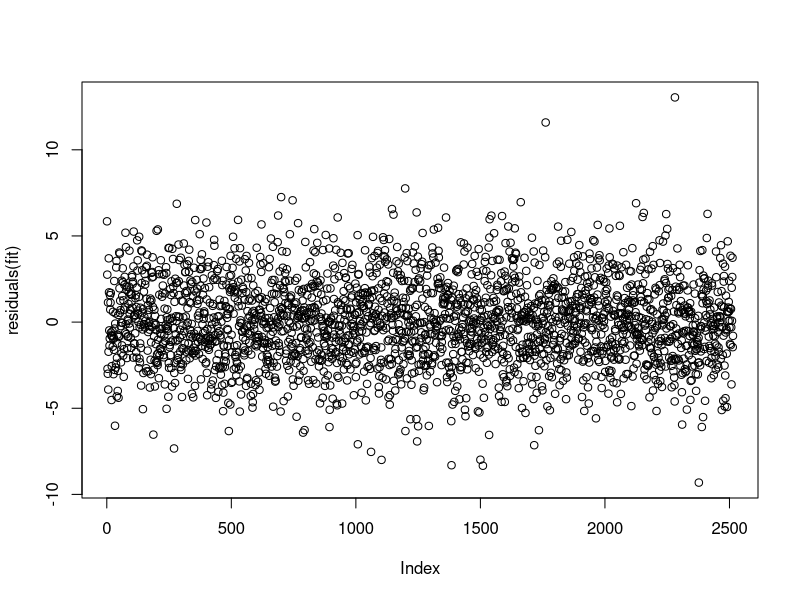
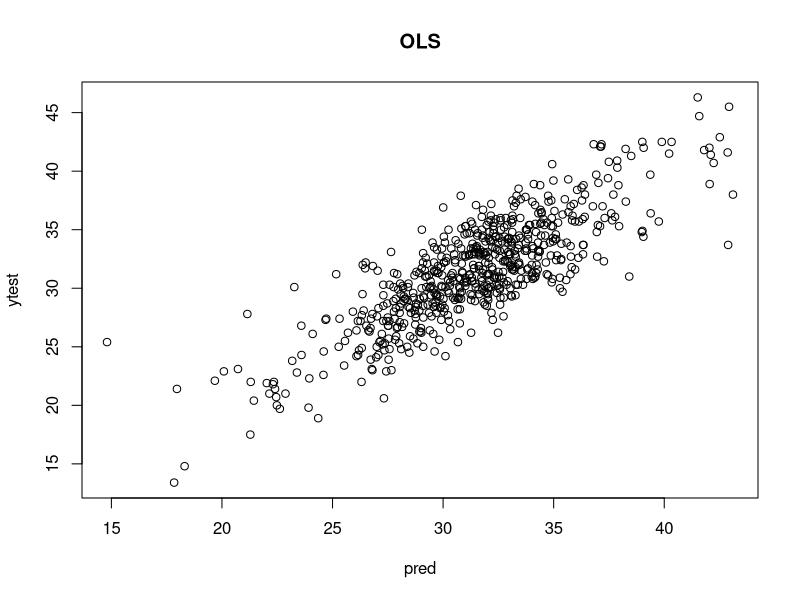

Generate these figures, in order, with R: (Note: a time limit stopped this script after it produced the figures.)

# Models ------------------------------------------------------------------
library(glmnet)

setwd("/Users/evanz/Dropbox/Spring 2018/Cis520/final proj/Pruned CV, Test, Train Sets")
CV1 <- read.csv("ObesityCVFold_1.csv")
CV2 <- read.csv("ObesityCVFold_2.csv")
CV3 <- read.csv("ObesityCVFold_3.csv")
CV4 <- read.csv("ObesityCVFold_4.csv")
CV5 <- read.csv("ObesityCVFold_5.csv")

Train <- read.csv("ObesityFullTrainSet.csv")
Test <- read.csv("ObesityTestSet.csv")

# OLS Linear Regression
ytest <- Test$PCT_OBESE_ADULTS13
ytrain <- Train$PCT_OBESE_ADULTS13

fit <- lm(`PCT_OBESE_ADULTS13` ~ . -1  ,data= Train)
summary(fit) # 99.54% adjusted R squared
coef(fit)
plot(residuals(fit))
MSE_Train <- mean((predict(fit,Train)- ytrain)^2) #5.74319

pred <- predict(fit, Test)
plot(pred, ytest)
title("OLS")

RMSE_Test <- sqrt(mean((pred- ytest)^2)) #6.67% Test Error

# BIC Minimizing OLS Linear Regression
library(MASS)

fitA <- lm(`PCT_OBESE_ADULTS13` ~ 0, data = Train)
AIC_glm<- MASS::stepAIC(fit, direction = 'both', scope = list(upper = fit, lower = fitA)) 

summary(AIC_glm)
MSE_Train <- mean((predict(AIC_glm,Train)- ytrain)^2)  #5.802%

pred <- predict(AIC_glm, Test)
plot(pred, ytest)

MSE_Test <- mean((pred- ytest)^2) #6.56% Test Error



# Ridge Regression - L2 ---------------------------------------------------

require(dplyr)
require(magrittr)

# Cross validation
lambda <- c(10^-5, 10^-4, 10^-3, 10^-2, 10^-1, 1, 10, 10^2)
ridge_er <- matrix(, nrow= 5, ncol =8)

A <- rbind(CV2, CV3, CV4, CV5) 
B <- rbind(CV1, CV3, CV4, CV5)
C <- rbind(CV1, CV2, CV4, CV5)
D <- rbind(CV1, CV2, CV3, CV5)
E <- rbind(CV1, CV2, CV3, CV4)
cv.train.list <- list(A,B,C,D,E)

cv.test.list <- list(CV1, CV2, CV3, CV4, CV5)

for (i in 1:5){
  train <- cv.train.list[[i]]
  test <- cv.test.list[[i]]
  ytrain <- train$PCT_OBESE_ADULTS13
  ytest <- test$PCT_OBESE_ADULTS13
  
  
  train %<>% select(-c(`PCT_OBESE_ADULTS13`))
  test %<>% select(-c(`PCT_OBESE_ADULTS13`))
  
  for (j in 1:8){
    ridge <- glmnet(as.matrix(train), as.matrix(ytrain), alpha = 0, lambda = lambda[j])
    ridge.pred <- predict(ridge, s = lambda[j], newx = as.matrix(test))
    
    RMSE <- sqrt(mean((ridge.pred - ytest)^2))
    ridge_er[i,j] <- RMSE 
  }
}

cv_er_ridge = colSums(ridge_er)
bestlam <- which.min(cv_er_ridge) # Lambda = 10^-5

# On the full Dataset
ytest <- Test$PCT_OBESE_ADULTS13
ytrain <- Train$PCT_OBESE_ADULTS13

Train.mod <- Train %>% select(-c(`PCT_OBESE_ADULTS13`))
Test.mod <- Test %>% select(-c(`PCT_OBESE_ADULTS13`))

ridge <- glmnet(as.matrix(Train.mod), as.matrix(ytrain), alpha = 0, lambda = lambda[bestlam])
ridge.pred <- predict(ridge, s = lambda[bestlam], newx = as.matrix(Test.mod))

plot(ridge.pred, ytest)
title("Ridge Regression")

RMSE <- sqrt(mean((ridge.pred - ytest)^2))
RMSE # 2.698

# Graphic for varying lambdas vs. Linear

# LASSO Regression - L1 ---------------------------------------------------

# Cross validation
lasso_er <- matrix(, nrow= 5, ncol =8)

for (i in 1:5){
  train <- cv.train.list[[i]]
  test <- cv.test.list[[i]]
  ytrain <- train$PCT_OBESE_ADULTS13
  ytest <- test$PCT_OBESE_ADULTS13
  
  train %<>% select(-c(`PCT_OBESE_ADULTS13`))
  test %<>% select(-c(`PCT_OBESE_ADULTS13`))
  
  for (j in 1:8){
    lasso <- glmnet(as.matrix(train), as.matrix(ytrain), alpha = 1, lambda = lambda[j])
    lasso.pred <- predict(ridge, s = lambda[j], newx = as.matrix(test))
    
    RMSE <- sqrt(mean((lasso.pred - ytest)^2))
    lasso_er[i,j] <- RMSE 
  }
}

cv_er_lasso = colSums(lasso_er)
bestlam <- which.min(cv_er_lasso) # Lambda = 10^-5

# On the full Dataset
ytest <- Test$PCT_OBESE_ADULTS13
ytrain <- Train$PCT_OBESE_ADULTS13

Train.mod <- Train %>% select(-c(`PCT_OBESE_ADULTS13`))
Test.mod <- Test %>% select(-c(`PCT_OBESE_ADULTS13`))

lasso <- glmnet(as.matrix(Train.mod), as.matrix(ytrain), alpha = 1, lambda = lambda[bestlam])
lasso.pred <- predict(lasso, s = lambda[bestlam], newx = as.matrix(Test.mod))

plot(lasso.pred, ytest)
title("Lasso Regression")
RMSE <- sqrt(mean((lasso.pred - ytest)^2))
RMSE # 2.69705
